Frame 1 (no input): blank canvas, image omitted
Frame 60 (the mouse pressed at the canvas centre just before this capture): blank canvas, image omitted
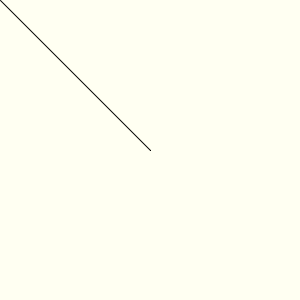
Frame 120 (the mouse held since frame 60 and released just before this capture)

The Processing sketch whose frames 1 and 60 were blank and that drew this single picture after the mouse press (run headless with seeded random() and noise(); from frame 60 on, the mouse is pressed at the canvas centre):

// Processing sketch: week16_painter
// ── week16_painter.pde
//Ctrl-N 再開一個新的程式
//想做一個小畫家,要有不同的筆觸、色彩!
void setup() {
  size(300, 300);
  background(#FFFFF2);  //改到上面來
}

void draw() {
  // 如果沒有清背景,就會有殘影
  // rect(mouseX, mouseY, 100, 100);
  if(mousePressed) { //如果mouse按下去時
    line(mouseX, mouseY, pmouseX, pmouseY);
  } //就畫線, 你的mouse位置, 之前mouse的位置
}

void keyPressed(){
  if( key == '1' ) stroke(255, 0, 0);  // 按 '1' 紅色
  if( key == '2' ) stroke(0, 255, 0);  // 按 '2' 綠色
}
